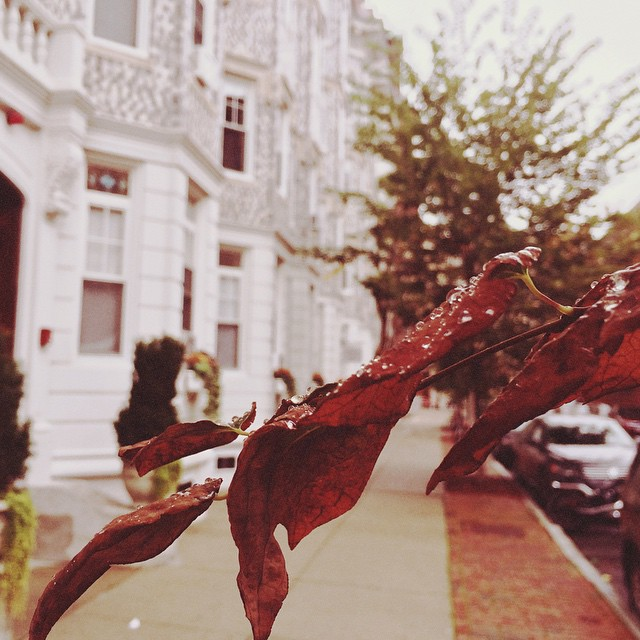
#> input picture CG/hw2/leaf.jpg, 640 x 640 px
$ jupyter execute --allow-errors Untitled1.ipynb   (shell and % lines are left out)   (older library calls are emulated)
#> lines starting #> are read from the running program, lines starting #| are printed output that depends on the picture
[cell 1]
import skdemo
import matplotlib.pyplot as plt
import numpy as np
from skimage import io, color
import skimage
leaf = io.imread('leaf.jpg')
#> leaf is the input picture: shape (640, 640, 3); mean R, G, B 166.3, 139, 131.2
sun = io.imread('sun.jpg')
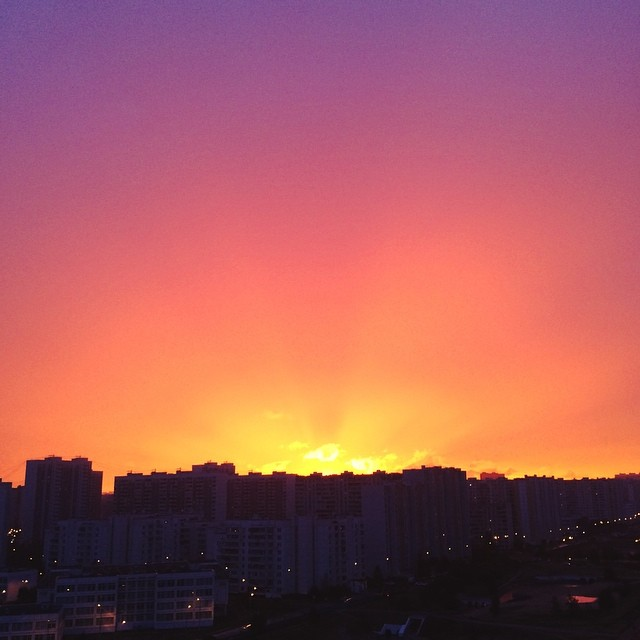
#> input picture CG/hw2/sun.jpg, 640 x 640 px
#> sun is the input picture: shape (640, 640, 3); mean R, G, B 162.4, 89.9, 91.8

[cell 2]
# Create some arbitrary kernel
# Create some arbitrary kernel
def generate_kernel(size):
#> called with size = 50
    kernel = np.zeros((size,size))
    for x in range(size):
        kernel[x][x] = 1.0
        kernel[size-1-x][x] = 1.0
        kernel = kernel / float(sum(sum(kernel)))
    return kernel

kernel = generate_kernel(50)
plt.imshow(kernel)

imgbw = color.rgb2grey(leaf)
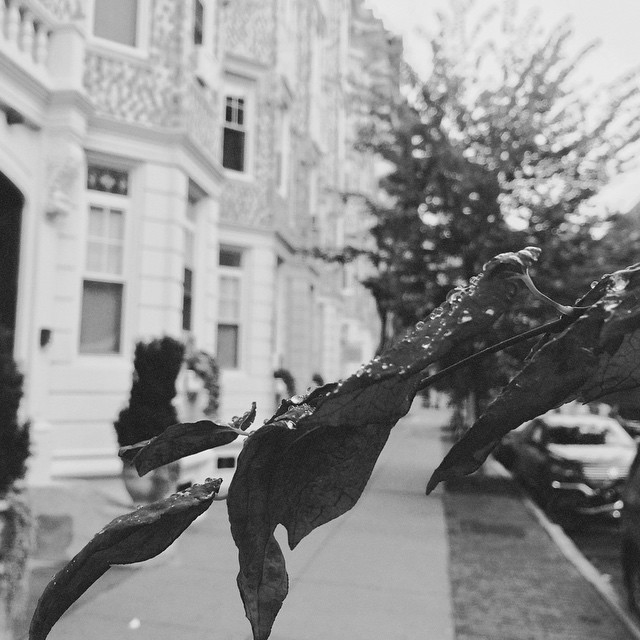
#> imgbw: shape (640, 640) float64; min 0.0178, max 0.981, mean 0.566
plt.figure()
plt.subplot(1, 2, 1)
plt.imshow(imgbw)
plt.subplot(1, 2, 2)
#> (the rest of this cell did not finish here and is left out)
